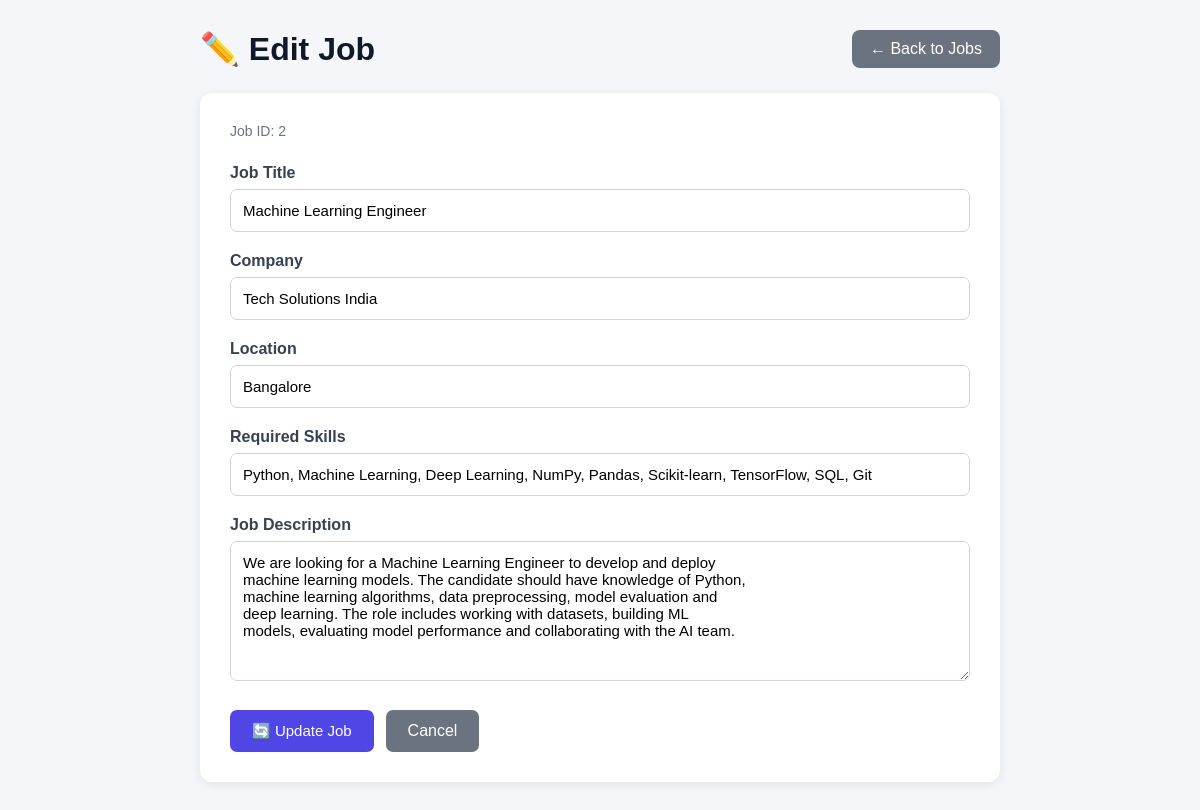
Page /admin/jobs/edit/2 (signed in) on the committed database.
### tables this page shows
CREATE TABLE job_postings(
        id INTEGER PRIMARY KEY AUTOINCREMENT,
        title TEXT NOT NULL,
        company TEXT,
        location TEXT,
        description TEXT,
        skills TEXT,
        created_at TIMESTAMP DEFAULT CURRENT_TIMESTAMP
    );

### app.py (the view, shortened to what this page needs)
@app.route("/admin/jobs/edit/<int:job_id>", methods=["GET", "POST"])
@login_required
def edit_admin_job(job_id):
    if session.get("user_role") != "admin":
        return "Access Denied! Admins only.", 403
    connection = sqlite3.connect(DATABASE)
    cursor = connection.cursor()
    cursor.execute("""
        SELECT
            id,
            title,
            company,
            location,
            description,
            skills
        FROM job_postings
        WHERE id = ?
    """, (job_id,))
    job = cursor.fetchone()
    if not job:
        connection.close()
        return "Job not found.", 404
    connection.close()
    return render_template(
        "admin_edit_job.html",
        job=job
    )

### app.py (called while the page is built)
def login_required(f):
    @wraps(f)
    def decorated_function(*args, **kwargs):
        if "user_email" not in session:
            return redirect(url_for("login"))
        return f(*args, **kwargs)
    return decorated_function

### templates/admin_edit_job.html (shortened to what this page needs)
<!DOCTYPE html>
<html lang="en">
<head>
</head>
<body>
<div class="container">
    <div class="header">
        <h1>
            ✏️ Edit Job
        </h1>
        <a
            href="{{ url_for('admin_jobs') }}"
            class="back"
        >
            ← Back to Jobs
        </a>
    </div>
    <div class="card">
        <p class="job-id">
            Job ID: {{ job[0] }}
        </p>
        <form
            method="POST"
            action="{{ url_for('edit_admin_job', job_id=job[0]) }}"
        >
            <div class="form-group">
                <label>
                    Job Title
                </label>
                <input
                    type="text"
                    name="title"
                    value="{{ job[1] }}"
                    required
                >
            </div>
            <div class="form-group">
                <label>
                    Company
                </label>
                <input
                    type="text"
                    name="company"
                    value="{{ job[2] }}"
                    required
                >
            </div>
            <div class="form-group">
                <label>
                    Location
                </label>
                <input
                    type="text"
                    name="location"
                    value="{{ job[3] or '' }}"
                >
            </div>
            <div class="form-group">
                <label>
                    Required Skills
                </label>
                <input
                    type="text"
                    name="skills"
                    value="{{ job[5] or '' }}"
                >
            </div>
            <div class="form-group">
                <label>
                    Job Description
                </label>
                <textarea
                    name="description"
                >{{ job[4] or '' }}</textarea>
            </div>
            <div class="buttons">
                <button
                    type="submit"
                    class="update-btn"
                >
                    🔄 Update Job
                </button>
                <a
                    href="{{ url_for('admin_jobs') }}"
                    class="cancel-btn"
                >
                    Cancel
                </a>
            </div>
        </form>
    </div>
</div>
</body>
</html>

### templates/admin_edit_job.html (style rules this page uses)
* { box-sizing: border-box; margin: 0; padding: 0; font-family: Arial, sans-serif; }
body { background: #f5f6fa; padding: 30px; }
.container { max-width: 800px; margin: auto; }
.header { display: flex; justify-content: space-between; align-items: center; margin-bottom: 25px; }
.header h1 { color: #111827; }
.back { text-decoration: none; background: #6b7280; color: white; padding: 10px 18px; border-radius: 8px; }
.card { background: white; padding: 30px; border-radius: 12px; box-shadow: 0 3px 12px rgba(0,0,0,0.08); }
.form-group { margin-bottom: 20px; }
label { display: block; margin-bottom: 7px; font-weight: bold; color: #374151; }
input, textarea { width: 100%; padding: 12px; border: 1px solid #d1d5db; border-radius: 7px; font-size: 15px; }
textarea { min-height: 140px; resize: vertical; }
.buttons { display: flex; gap: 12px; margin-top: 25px; }
.update-btn { background: #4f46e5; color: white; border: none; padding: 12px 22px; border-radius: 7px; cursor: pointer; font-size: 15px; }
.cancel-btn { background: #6b7280; color: white; text-decoration: none; padding: 12px 22px; border-radius: 7px; }
.job-id { color: #6b7280; margin-bottom: 25px; font-size: 14px; }

### rows in the picture
job_postings: id "2", title "Machine Learning Engineer", company "Tech Solutions India", location "Bangalore", skills "Python, Machine Learning, Deep Learning, NumPy, Pandas, Scikit-learn, TensorFlow, SQL, Git", description "We are looking for a Machine Learning Engineer to develop and deploy machine learning models. The candidate should have knowledge of Python, machine learning algorithms, data preprocessing, model evaluation and deep learning. The role includes working with datasets, building ML models, evaluating model performance and collaborating with the AI team."
